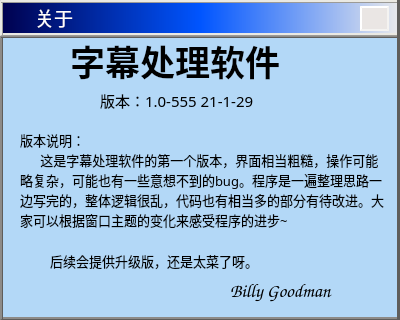
<?xml version="1.0" encoding="UTF-8"?>
<ui version="4.0">
 <class>AboutDialog</class>
 <widget class="QDialog" name="AboutDialog">
  <property name="geometry">
   <rect>
    <x>0</x>
    <y>0</y>
    <width>400</width>
    <height>320</height>
   </rect>
  </property>
  <property name="windowTitle">
   <string>Dialog</string>
  </property>
  <widget class="QLabel" name="Title">
   <property name="geometry">
    <rect>
     <x>0</x>
     <y>0</y>
     <width>401</width>
     <height>36</height>
    </rect>
   </property>
   <property name="contextMenuPolicy">
    <enum>Qt::CustomContextMenu</enum>
   </property>
   <property name="toolTip">
    <string/>
   </property>
   <property name="styleSheet">
    <string notr="true">background:qlineargradient(spread:pad, x1:0, y1:0, x2:1, y2:0, stop:0 rgba(0, 0, 77, 255), stop:0.5 rgba(0, 85, 255, 255), stop:1 rgba(235, 235, 235, 255));
border: ridge;
border-width:3px;
border-color:rgb(156,155,151);</string>
   </property>
   <property name="text">
    <string/>
   </property>
  </widget>
  <widget class="QColumnView" name="columnView">
   <property name="geometry">
    <rect>
     <x>0</x>
     <y>35</y>
     <width>401</width>
     <height>285</height>
    </rect>
   </property>
   <property name="font">
    <font>
     <family>微软雅黑</family>
     <pointsize>12</pointsize>
    </font>
   </property>
   <property name="styleSheet">
    <string notr="true">border: ridge;
border-width:3px;
border-color:rgb(94,93,91);
background:rgb(179,216,247);
</string>
   </property>
   <property name="frameShape">
    <enum>QFrame::NoFrame</enum>
   </property>
   <property name="frameShadow">
    <enum>QFrame::Raised</enum>
   </property>
   <property name="lineWidth">
    <number>10</number>
   </property>
   <property name="midLineWidth">
    <number>10</number>
   </property>
   <property name="verticalScrollBarPolicy">
    <enum>Qt::ScrollBarAlwaysOff</enum>
   </property>
   <property name="horizontalScrollBarPolicy">
    <enum>Qt::ScrollBarAlwaysOff</enum>
   </property>
   <property name="autoScroll">
    <bool>true</bool>
   </property>
  </widget>
  <widget class="QLabel" name="label_3">
   <property name="geometry">
    <rect>
     <x>35</x>
     <y>7</y>
     <width>71</width>
     <height>21</height>
    </rect>
   </property>
   <property name="font">
    <font>
     <family>方正粗圆简体</family>
     <pointsize>14</pointsize>
    </font>
   </property>
   <property name="styleSheet">
    <string notr="true">color:rgb(255, 255, 255)</string>
   </property>
   <property name="text">
    <string>关于</string>
   </property>
  </widget>
  <widget class="QLabel" name="label_5">
   <property name="geometry">
    <rect>
     <x>50</x>
     <y>250</y>
     <width>291</width>
     <height>21</height>
    </rect>
   </property>
   <property name="font">
    <font>
     <family>微软雅黑</family>
     <pointsize>10</pointsize>
    </font>
   </property>
   <property name="text">
    <string>后续会提供升级版，还是太菜了呀。</string>
   </property>
  </widget>
  <widget class="QLabel" name="label_9">
   <property name="geometry">
    <rect>
     <x>6</x>
     <y>6</y>
     <width>24</width>
     <height>24</height>
    </rect>
   </property>
   <property name="text">
    <string/>
   </property>
   <property name="pixmap">
    <pixmap resource="resource.qrc">:/C:/Users/Longhorn/Pictures/Camera Roll/10041.png</pixmap>
   </property>
   <property name="scaledContents">
    <bool>true</bool>
   </property>
  </widget>
  <widget class="QPushButton" name="close">
   <property name="geometry">
    <rect>
     <x>360</x>
     <y>6</y>
     <width>29</width>
     <height>25</height>
    </rect>
   </property>
   <property name="styleSheet">
    <string notr="true">QPushButton{
        border: outset;
		border-width:2px;
		border-color:rgb(244,243,241);
 		border-radius:0px;
}
QPushButton:enabled {
        background: rgb(234, 230, 228);
        color: white;
}

QPushButton:enabled:pressed{
        background: rgb(184, 180, 178);
		border-color:rgb(12,13,15);
}</string>
   </property>
   <property name="text">
    <string/>
   </property>
   <property name="icon">
    <iconset resource="resource.qrc">
     <normaloff>:/C:/Users/Longhorn/Desktop/QUI-Creator-master/other/qss/psblack/branch_open.png</normaloff>:/C:/Users/Longhorn/Desktop/QUI-Creator-master/other/qss/psblack/branch_open.png</iconset>
   </property>
   <property name="iconSize">
    <size>
     <width>42</width>
     <height>42</height>
    </size>
   </property>
  </widget>
  <widget class="QLabel" name="label">
   <property name="geometry">
    <rect>
     <x>70</x>
     <y>35</y>
     <width>271</width>
     <height>51</height>
    </rect>
   </property>
   <property name="font">
    <font>
     <family>微软雅黑</family>
     <pointsize>26</pointsize>
     <weight>75</weight>
     <bold>true</bold>
    </font>
   </property>
   <property name="text">
    <string>字幕处理软件</string>
   </property>
  </widget>
  <widget class="QLabel" name="label_4">
   <property name="geometry">
    <rect>
     <x>20</x>
     <y>110</y>
     <width>371</width>
     <height>141</height>
    </rect>
   </property>
   <property name="font">
    <font>
     <family>微软雅黑</family>
     <pointsize>10</pointsize>
    </font>
   </property>
   <property name="text">
    <string>&lt;html&gt;&lt;head/&gt;&lt;body&gt;&lt;p&gt;版本说明：&lt;br&gt;&amp;nbsp;&amp;nbsp;&amp;nbsp;&amp;nbsp;&amp;nbsp;&amp;nbsp;这是字幕处理软件的第一个版本，界面相当粗糙，操作可能略复杂，可能也有一些意想不到的bug。程序是一遍整理思路一边写完的，整体逻辑很乱，代码也有相当多的部分有待改进。大家可以根据窗口主题的变化来感受程序的进步~&lt;/p&gt;&lt;/body&gt;&lt;/html&gt;</string>
   </property>
   <property name="wordWrap">
    <bool>true</bool>
   </property>
  </widget>
  <widget class="QLabel" name="label_2">
   <property name="geometry">
    <rect>
     <x>100</x>
     <y>90</y>
     <width>201</width>
     <height>21</height>
    </rect>
   </property>
   <property name="font">
    <font>
     <family>微软雅黑</family>
     <pointsize>11</pointsize>
    </font>
   </property>
   <property name="text">
    <string>版本：1.0-555 21-1-29</string>
   </property>
  </widget>
  <widget class="Line" name="line">
   <property name="geometry">
    <rect>
     <x>389</x>
     <y>0</y>
     <width>20</width>
     <height>321</height>
    </rect>
   </property>
   <property name="styleSheet">
    <string notr="true">color:rgb(94,93,91);</string>
   </property>
   <property name="frameShadow">
    <enum>QFrame::Plain</enum>
   </property>
   <property name="lineWidth">
    <number>5</number>
   </property>
   <property name="midLineWidth">
    <number>0</number>
   </property>
   <property name="orientation">
    <enum>Qt::Vertical</enum>
   </property>
  </widget>
  <widget class="QLabel" name="label_7">
   <property name="geometry">
    <rect>
     <x>230</x>
     <y>275</y>
     <width>161</width>
     <height>31</height>
    </rect>
   </property>
   <property name="font">
    <font>
     <family>Comic Sans MS</family>
     <pointsize>14</pointsize>
    </font>
   </property>
   <property name="text">
    <string>Billy Goodman</string>
   </property>
   <property name="scaledContents">
    <bool>true</bool>
   </property>
  </widget>
  <zorder>columnView</zorder>
  <zorder>Title</zorder>
  <zorder>label_3</zorder>
  <zorder>label_5</zorder>
  <zorder>label_9</zorder>
  <zorder>close</zorder>
  <zorder>label</zorder>
  <zorder>label_4</zorder>
  <zorder>label_2</zorder>
  <zorder>line</zorder>
  <zorder>label_7</zorder>
 </widget>
 <resources>
  <include location="resource.qrc"/>
 </resources>
 <connections/>
</ui>
